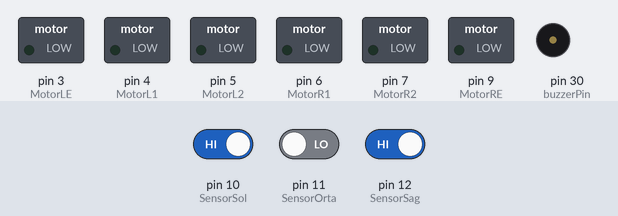
The sketch below on a simulated Arduino Mega 2560, built with avr-gcc and run on an emulated ATmega2560. Shown: switched loads named in the sketch (green lamp = pin HIGH), buzzer (waves = sounding, pin HIGH). Inputs (shaded band) come from the test bench; at power-on: pin 10 (SensorSol) HIGH, pin 11 (SensorOrta) LOW, pin 12 (SensorSag) HIGH.

Above: at 1.2 s.
1.3 s: pin 10 (SensorSol) driven LOW
At 2.5 s:
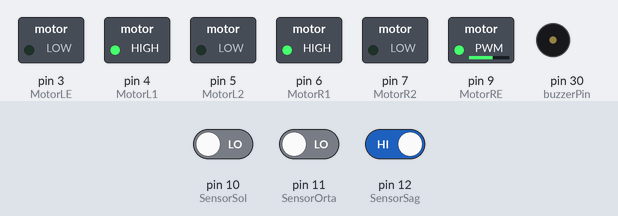
2.8 s: pin 10 (SensorSol) driven HIGH and pin 11 (SensorOrta) driven HIGH
At 3.8 s:
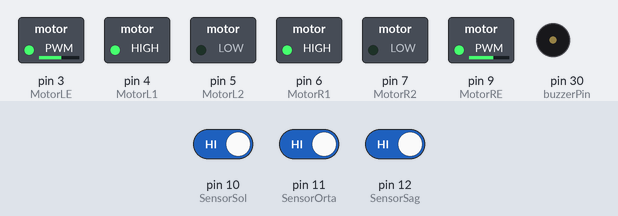
4.3 s: pin 11 (SensorOrta) driven LOW and pin 12 (SensorSag) driven LOW
At 4.9 s:
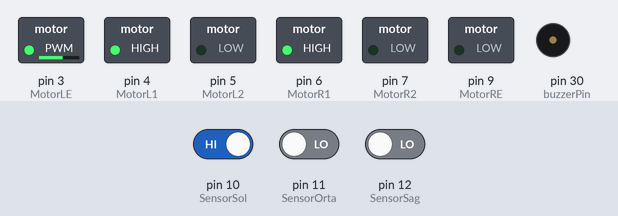
Timing chart, 0 to 7.3 s (numbered marks = the images above; inputs shaded):
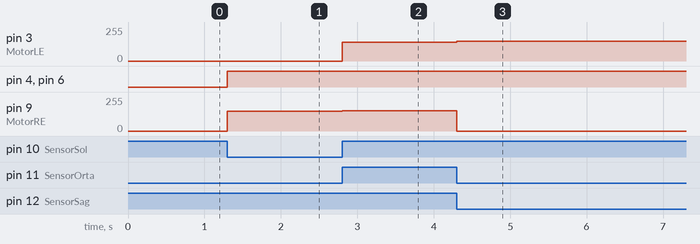

Measured:
- after the input at 1.3 s, pin 4 (MotorL1), pin 6 (MotorR1): LOW → HIGH at once; pin 9 (MotorRE): 0/255 → 150/255 at once
- after the input at 2.8 s, pin 3 (MotorLE): 0/255 → 141/255 at once; pin 9 (MotorRE): 150/255 → 153/255 at once
- after the input at 4.3 s, pin 3 (MotorLE): 141/255 → 150/255 at once; pin 9 (MotorRE): 153/255 → 0/255 at once

The sketch:

sketch_apr28a.ino
```cpp
#define SensorSol 10
#define SensorOrta 11
#define SensorSag 12

#define MotorR1 6
#define MotorR2 7 // Sensör ve Motorların Arduino'ya bağladığımız pinlerini tanımlıyoruz.
#define MotorRE 9

#define MotorL1 4
#define MotorL2 5
#define MotorLE 3


//sensor
#define echoPin 33
#define trigPin 32
#define buzzerPin 30
#define yakinlikVcc 31


int maximumRange = 30;
int minimumRange = 0;
int yakinlik;
int boole=0;

void setup() {

  pinMode(SensorSol, INPUT);
  pinMode(SensorOrta, INPUT);
  pinMode(SensorSag, INPUT);

  pinMode(MotorR1, OUTPUT); // Sensör ve Motorların Giriş-Çıkış bilgilerini belirtiyoruz.
  pinMode(MotorR2, OUTPUT);

  pinMode(MotorL1, OUTPUT);
  pinMode(MotorL2, OUTPUT);

  pinMode(trigPin, OUTPUT);
  pinMode(echoPin, INPUT);
  pinMode(buzzerPin, OUTPUT);
  pinMode(yakinlikVcc, OUTPUT);


}

void loop() {

  if(digitalRead(SensorSol) == 0 && digitalRead(SensorOrta) == 1 && digitalRead(SensorSag) == 0){  // Orta sensör çizgiyi gördüğünde robot ileri gitsin.
    ileri();
  }if(digitalRead(SensorSol) == 0 && digitalRead(SensorOrta) == 0 && digitalRead(SensorSag) == 1){  // Sağ sensör çizgiyi gördüğünde robot sağa dönsün.
    sag();
  }
  if(digitalRead(SensorSol) == 1 && digitalRead(SensorOrta) == 0 && digitalRead(SensorSag) == 0){  // Sol sensör çizgiyi gördüğünde robot sola dönsün.
    sol();
  }
  if(digitalRead(SensorSol) == 1 && digitalRead(SensorOrta) == 1 && digitalRead(SensorSag) == 1){  // Sol sensör çizgiyi gördüğünde robot sola dönsün.
    ileri();
  }


}


void ileri(){  // Robotun ileri yönde hareketi için fonksiyon tanımlıyoruz.

  digitalWrite(MotorR1, HIGH); // Sağ motorun ileri hareketi aktif
  digitalWrite(MotorR2, LOW); // Sağ motorun geri hareketi pasif
  analogWrite(MotorRE, 153); // Sağ motorun hızı 150
  digitalWrite(MotorL1, HIGH); // Sol motorun ileri hareketi aktif
  digitalWrite(MotorL2, LOW); // Sol motorun geri hareketi pasif
  analogWrite(MotorLE, 141); // Sol motorun hızı 150


}


void sol(){ // Robotun sağa dönme hareketi için fonksiyon tanımlıyoruz.
  digitalWrite(MotorR1, HIGH); // Sağ motorun ileri hareketi aktif
  digitalWrite(MotorR2, LOW); // Sağ motorun geri hareketi pasif
  analogWrite(MotorRE, 0); // Sağ motorun hızı 0 (Motor duruyor)
  digitalWrite(MotorL1, HIGH); // Sol motorun ileri hareketi aktif
  digitalWrite(MotorL2, LOW); // Sol motorun geri hareketi pasif
  analogWrite(MotorLE, 150); // Sol motorun hızı 150


}

void sag(){ // Robotun sola dönme hareketi için fonksiyon tanımlıyoruz.

  digitalWrite(MotorR1, HIGH); // Sağ motorun ileri hareketi aktif
  digitalWrite(MotorR2, LOW); // Sağ motorun geri hareketi pasif
  analogWrite(MotorRE, 150); // Sağ motorun hızı 150

  digitalWrite(MotorL1, HIGH); // Sol motorun ileri hareketi aktif
  digitalWrite(MotorL2, LOW); // Sol motorun geri hareketi pasif
  analogWrite(MotorLE, 0); // Sol motorun hızı 0 (Motor duruyor)

}

void dur(){ // Robotun durma hareketi için fonksiyon tanımlıyoruz.

  digitalWrite(MotorR1, HIGH);
  digitalWrite(MotorR2, LOW);
  digitalWrite(MotorRE, LOW);

  digitalWrite(MotorL1, HIGH);
  digitalWrite(MotorL2, LOW);
  digitalWrite(MotorLE, LOW);

}
```
